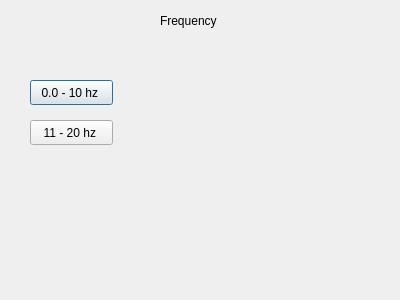
<?xml version="1.0" encoding="UTF-8"?>
<ui version="4.0">
 <class>frequency</class>
 <widget class="QDialog" name="frequency">
  <property name="geometry">
   <rect>
    <x>0</x>
    <y>0</y>
    <width>400</width>
    <height>300</height>
   </rect>
  </property>
  <property name="windowTitle">
   <string>Dialog</string>
  </property>
  <widget class="QPushButton" name="pushButton">
   <property name="geometry">
    <rect>
     <x>30</x>
     <y>80</y>
     <width>83</width>
     <height>25</height>
    </rect>
   </property>
   <property name="text">
    <string>0.0 - 10 hz </string>
   </property>
  </widget>
  <widget class="QPushButton" name="pushButton_2">
   <property name="geometry">
    <rect>
     <x>30</x>
     <y>120</y>
     <width>83</width>
     <height>25</height>
    </rect>
   </property>
   <property name="text">
    <string>11 - 20 hz </string>
   </property>
  </widget>
  <widget class="QLabel" name="label">
   <property name="geometry">
    <rect>
     <x>160</x>
     <y>10</y>
     <width>81</width>
     <height>21</height>
    </rect>
   </property>
   <property name="text">
    <string>Frequency</string>
   </property>
  </widget>
 </widget>
 <resources/>
 <connections/>
</ui>
